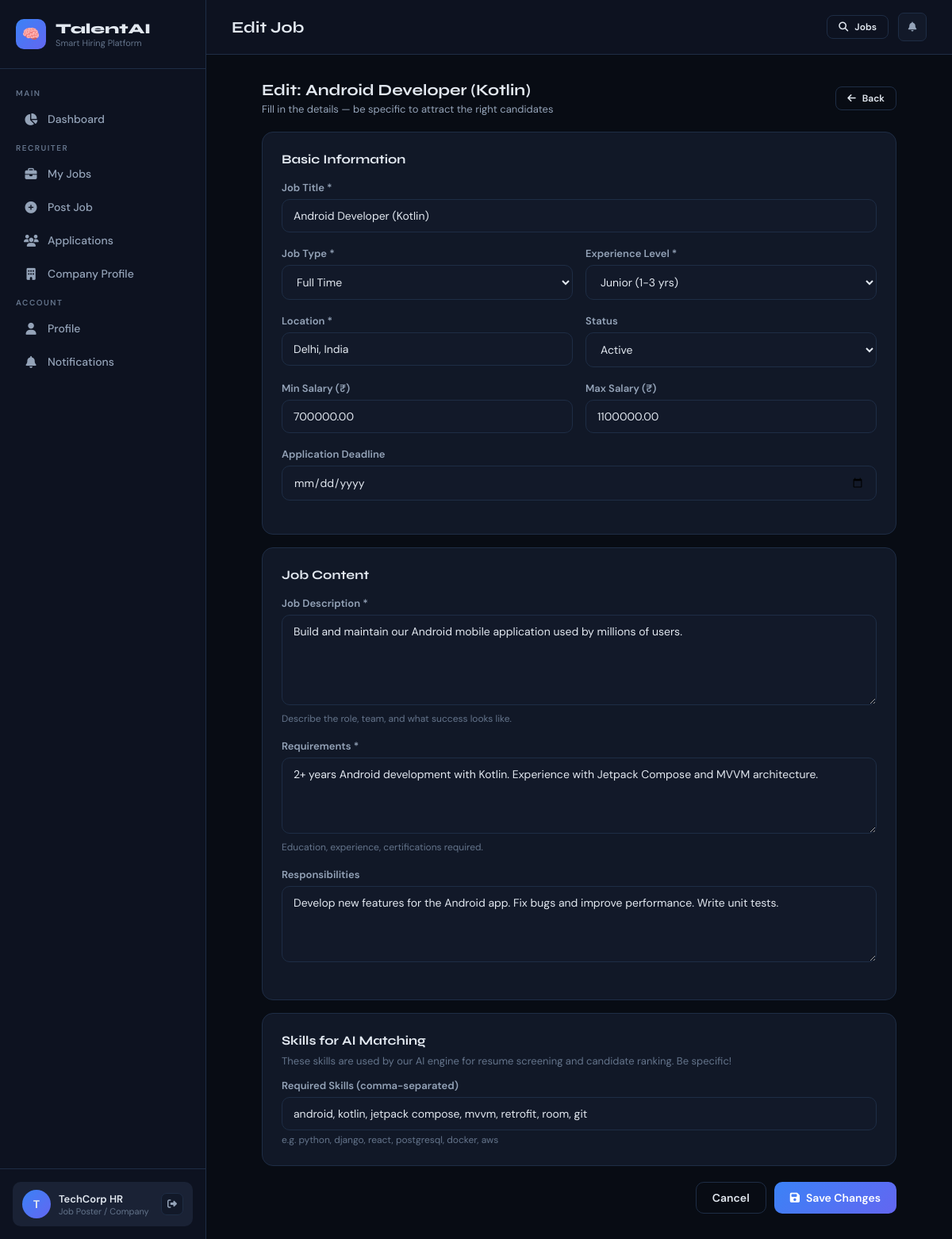
The page /company/jobs/7/edit/ (signed in) on the database its author committed.
### core/models.py (models this page shows, shortened)
class JobPosting(models.Model):
    JOB_TYPE_CHOICES = [
        ('full_time', 'Full Time'),
        ('part_time', 'Part Time'),
        ('contract', 'Contract'),
        ('internship', 'Internship'),
        ('remote', 'Remote'),
        ('hybrid', 'Hybrid'),
    ]
    EXPERIENCE_CHOICES = [
        ('entry', 'Entry Level (0-1 yrs)'),
        ('junior', 'Junior (1-3 yrs)'),
        ('mid', 'Mid Level (3-5 yrs)'),
        ('senior', 'Senior (5-8 yrs)'),
        ('lead', 'Lead / Principal (8+ yrs)'),
    ]
    STATUS_CHOICES = [
        ('draft', 'Draft'),
        ('active', 'Active'),
        ('closed', 'Closed'),
        ('paused', 'Paused'),
    ]
    company = models.ForeignKey(User, on_delete=models.CASCADE, related_name='job_postings')
    title = models.CharField(max_length=200)
    description = models.TextField()
    requirements = models.TextField()
    responsibilities = models.TextField(blank=True)
    skills_required = models.ManyToManyField(Skill, related_name='jobs', blank=True)
    skills_text = models.TextField(blank=True, help_text='Comma-separated skills for NLP matching')
    job_type = models.CharField(max_length=20, choices=JOB_TYPE_CHOICES, default='full_time')
    experience_level = models.CharField(max_length=20, choices=EXPERIENCE_CHOICES, default='mid')
    location = models.CharField(max_length=200)
    salary_min = models.DecimalField(max_digits=12, decimal_places=2, blank=True, null=True)
    salary_max = models.DecimalField(max_digits=12, decimal_places=2, blank=True, null=True)
    status = models.CharField(max_length=20, choices=STATUS_CHOICES, default='active')
    deadline = models.DateField(blank=True, null=True)
    created_at = models.DateTimeField(auto_now_add=True)
    updated_at = models.DateTimeField(auto_now=True)
    views_count = models.IntegerField(default=0)
    class Meta:
        ordering = ['-created_at']

### core/views.py (the view)
# urls.py: path('company/jobs/<int:pk>/edit/', views.edit_job, name='edit_job'),
@login_required
@role_required('company')
def edit_job(request, pk):
    job = get_object_or_404(JobPosting, pk=pk, company=request.user)
    form = JobPostingForm(request.POST or None, instance=job)
    if request.method == 'POST' and form.is_valid():
        form.save()
        messages.success(request, "Job updated successfully.")
        return redirect('company_jobs')
    return render(request, 'core/company/edit_job.html', {'form': form, 'job': job})

### core/context_processors.py (called while the page is built)
def notifications_count(request):
    if request.user.is_authenticated:
        count = request.user.notifications.filter(is_read=False).count()
        if request.user.is_superuser:
            role = 'admin'
            role_display = 'Admin'
        else:
            try:
                profile = request.user.profile
                role = profile.role
                role_display = profile.get_role_display()
            except Exception:
                role = 'user'
                role_display = 'Job Seeker'
        return {
            'unread_notifications_count': count,
            'user_role': role,
            'user_role_display': role_display,
        }
    return {
        'unread_notifications_count': 0,
        'user_role': '',
        'user_role_display': '',
    }

### core/views.py (called while the page is built)
def role_required(*roles):
    def decorator(view_func):
        @wraps(view_func)
        def wrapper(request, *args, **kwargs):
            if not request.user.is_authenticated:
                return redirect('login')
            profile = getattr(request.user, 'profile', None)
            user_role = profile.role if profile else None
            if request.user.is_superuser:
                user_role = 'admin'
            if user_role not in roles:
                messages.error(request, "Access denied for your role.")
                return redirect('dashboard')
            return view_func(request, *args, **kwargs)
        return wrapper
    return decorator

### core/templates/core/company/edit_job.html
{% extends "core/company/create_job.html" %}

### core/templates/core/company/create_job.html (shortened to what this page needs)
{% extends "core/base.html" %}
{% block page_title %}{% if job %}Edit Job{% else %}Post New Job{% endif %}{% endblock %}
{% block content %}
<div style="max-width:800px;margin:0 auto;">
  <div class="section-header">
    <div>
      <div class="section-title">{% if job %}Edit: {{ job.title }}{% else %}Post a New Job{% endif %}</div>
      <div class="section-subtitle">Fill in the details — be specific to attract the right candidates</div>
    </div>
    <a href="{% url 'company_jobs' %}" class="btn btn-outline btn-sm"><i class="fas fa-arrow-left"></i> Back</a>
  </div>
  <form method="post">
    <div class="card" style="margin-bottom:16px;">
      <div class="card-title" style="margin-bottom:18px;">Basic Information</div>
      <div class="form-group">
        <label class="form-label">Job Title *</label>
        {{ form.title }}
      </div>
      <div class="form-grid">
        <div class="form-group">
          <label class="form-label">Job Type *</label>
          {{ form.job_type }}
        </div>
        <div class="form-group">
          <label class="form-label">Experience Level *</label>
          {{ form.experience_level }}
        </div>
      </div>
      <div class="form-grid">
        <div class="form-group">
          <label class="form-label">Location *</label>
          {{ form.location }}
        </div>
        <div class="form-group">
          <label class="form-label">Status</label>
          {{ form.status }}
        </div>
      </div>
      <div class="form-grid">
        <div class="form-group">
          <label class="form-label">Min Salary (₹)</label>
          {{ form.salary_min }}
        </div>
        <div class="form-group">
          <label class="form-label">Max Salary (₹)</label>
          {{ form.salary_max }}
        </div>
      </div>
      <div class="form-group">
        <label class="form-label">Application Deadline</label>
        {{ form.deadline }}
      </div>
    </div>
    <div class="card" style="margin-bottom:16px;">
      <div class="card-title" style="margin-bottom:18px;">Job Content</div>
      <div class="form-group">
        <label class="form-label">Job Description *</label>
        {{ form.description }}
        <div class="form-hint">Describe the role, team, and what success looks like.</div>
      </div>
      <div class="form-group">
        <label class="form-label">Requirements *</label>
        {{ form.requirements }}
        <div class="form-hint">Education, experience, certifications required.</div>
      </div>
      <div class="form-group">
        <label class="form-label">Responsibilities</label>
        {{ form.responsibilities }}
      </div>
    </div>
    <div class="card" style="margin-bottom:20px;">
      <div class="card-title" style="margin-bottom:8px;">Skills for AI Matching</div>
      <div style="font-size:13px;color:var(--text3);margin-bottom:14px;">
        These skills are used by our AI engine for resume screening and candidate ranking. Be specific!
      </div>
      <div class="form-group" style="margin-bottom:0;">
        <label class="form-label">Required Skills (comma-separated)</label>
        {{ form.skills_text }}
        <div class="form-hint">e.g. python, django, react, postgresql, docker, aws</div>
      </div>
    </div>
    <div style="display:flex;gap:10px;justify-content:flex-end;">
      <a href="{% url 'company_jobs' %}" class="btn btn-outline">Cancel</a>
      <button type="submit" class="btn btn-primary">
        <i class="fas fa-{% if job %}save{% else %}paper-plane{% endif %}"></i>
        {% if job %}Save Changes{% else %}Post Job{% endif %}
      </button>
    </div>
  </form>
</div>
{% endblock %}

### core/templates/core/base.html (shortened to what this page needs)
<!DOCTYPE html>
<html lang="en">
<head>
  <link rel="stylesheet" href="https://cdnjs.cloudflare.com/ajax/libs/font-awesome/6.5.0/css/all.min.css">
</head>
<body>
{% if user.is_authenticated %}
<div class="app-layout">
  <aside class="sidebar" id="sidebar">
    <div class="sidebar-logo">
      <div class="logo-icon">🧠</div>
      <div>
        <div class="logo-text">TalentAI</div>
        <div class="logo-sub">Smart Hiring Platform</div>
      </div>
    </div>
    <nav class="sidebar-nav">
      <div class="nav-section-label">Main</div>
      <a href="{% url 'dashboard' %}" class="nav-link {% if request.resolver_match.url_name == 'dashboard' %}active{% endif %}">
        <i class="fas fa-chart-pie"></i> Dashboard
      </a>
      {% if user_role == 'company' %}
      <div class="nav-section-label">Recruiter</div>
      <a href="{% url 'company_jobs' %}" class="nav-link {% if request.resolver_match.url_name == 'company_jobs' %}active{% endif %}">
        <i class="fas fa-briefcase"></i> My Jobs
      </a>
      <a href="{% url 'create_job' %}" class="nav-link {% if request.resolver_match.url_name == 'create_job' %}active{% endif %}">
        <i class="fas fa-plus-circle"></i> Post Job
      </a>
      <a href="{% url 'company_applications' %}" class="nav-link {% if request.resolver_match.url_name == 'company_applications' %}active{% endif %}">
        <i class="fas fa-users"></i> Applications
      </a>
      <a href="{% url 'company_profile' %}" class="nav-link {% if request.resolver_match.url_name == 'company_profile' %}active{% endif %}">
        <i class="fas fa-building"></i> Company Profile
      </a>
      {% endif %}
      <div class="nav-section-label">Account</div>
      <a href="{% url 'profile' %}" class="nav-link {% if request.resolver_match.url_name == 'profile' %}active{% endif %}">
        <i class="fas fa-user"></i> Profile
      </a>
      <a href="{% url 'notifications' %}" class="nav-link {% if request.resolver_match.url_name == 'notifications' %}active{% endif %}">
        <i class="fas fa-bell"></i> Notifications
      </a>
    </nav>
    <div class="sidebar-user">
      <div class="user-card">
        <div class="user-avatar">{{ request.user.first_name|first|upper|default:request.user.username|first|upper }}</div>
        <div>
          <div class="user-name">{{ request.user.get_full_name|default:request.user.username }}</div>
          <div class="user-role">{{ user_role_display|default:"Admin" }}</div>
        </div>
        <div class="user-actions">
          <a href="{% url 'logout' %}" class="icon-btn" title="Logout"><i class="fas fa-sign-out-alt"></i></a>
        </div>
      </div>
    </div>
  </aside>
  <main class="main-content">
    <div class="topbar">
      <div class="d-flex gap-3">
        <span class="topbar-title">{% block page_title %}Dashboard{% endblock %}</span>
      </div>
      <div class="topbar-right">
        <a href="{% url 'job_list' %}" class="btn btn-outline btn-sm"><i class="fas fa-search"></i> Jobs</a>
        <a href="{% url 'notifications' %}" class="icon-btn" style="width:36px;height:36px;">
          <i class="fas fa-bell"></i>
        </a>
      </div>
    </div>
    <div class="page-body">
      {% block content %}{% endblock %}
    </div>
  </main>
</div>
{% else %}
  {% block public_content %}{% endblock %}
{% endif %}
</body>
</html>

### rows shown on the page
JobPosting: title "Android Developer (Kotlin)", job_type "Full Time", experience_level "Junior (1-3 yrs)", location "Delhi, India", status "Active", salary_min "700000.00", salary_max "1100000.00", description "Build and maintain our Android mobile application used by millions of users.", requirements "2+ years Android development with Kotlin. Experience with Jetpack Compose and MVVM architecture.", responsibilities "Develop new features for the Android app. Fix bugs and improve performance. Write unit tests.", skills_text "android, kotlin, jetpack compose, mvvm, retrofit, room, git"

### other values the page prints
{{ request.user.get_full_name|default:request.user.username }} "TechCorp HR"
{{ user_role_display|default:"Admin" }} "Job Poster / Company"
